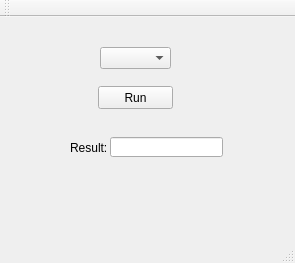
<?xml version="1.0" encoding="UTF-8"?>
<ui version="4.0">
 <class>MainWindow</class>
 <widget class="QMainWindow" name="MainWindow">
  <property name="geometry">
   <rect>
    <x>0</x>
    <y>0</y>
    <width>295</width>
    <height>263</height>
   </rect>
  </property>
  <property name="windowTitle">
   <string>MainWindow</string>
  </property>
  <widget class="QWidget" name="centralWidget">
   <widget class="QComboBox" name="mCmbProblems">
    <property name="geometry">
     <rect>
      <x>100</x>
      <y>30</y>
      <width>71</width>
      <height>22</height>
     </rect>
    </property>
   </widget>
   <widget class="QPushButton" name="mBtnRun">
    <property name="geometry">
     <rect>
      <x>98</x>
      <y>69</y>
      <width>75</width>
      <height>23</height>
     </rect>
    </property>
    <property name="text">
     <string>Run</string>
    </property>
   </widget>
   <widget class="QLabel" name="mLblResult">
    <property name="geometry">
     <rect>
      <x>70</x>
      <y>120</y>
      <width>41</width>
      <height>21</height>
     </rect>
    </property>
    <property name="text">
     <string>Result:</string>
    </property>
   </widget>
   <widget class="QLineEdit" name="mLnResult">
    <property name="geometry">
     <rect>
      <x>110</x>
      <y>120</y>
      <width>113</width>
      <height>20</height>
     </rect>
    </property>
   </widget>
  </widget>
  <widget class="QMenuBar" name="menuBar">
   <property name="geometry">
    <rect>
     <x>0</x>
     <y>0</y>
     <width>295</width>
     <height>21</height>
    </rect>
   </property>
  </widget>
  <widget class="QToolBar" name="mainToolBar">
   <attribute name="toolBarArea">
    <enum>TopToolBarArea</enum>
   </attribute>
   <attribute name="toolBarBreak">
    <bool>false</bool>
   </attribute>
  </widget>
  <widget class="QStatusBar" name="statusBar"/>
 </widget>
 <layoutdefault spacing="6" margin="11"/>
 <resources/>
 <connections/>
</ui>
